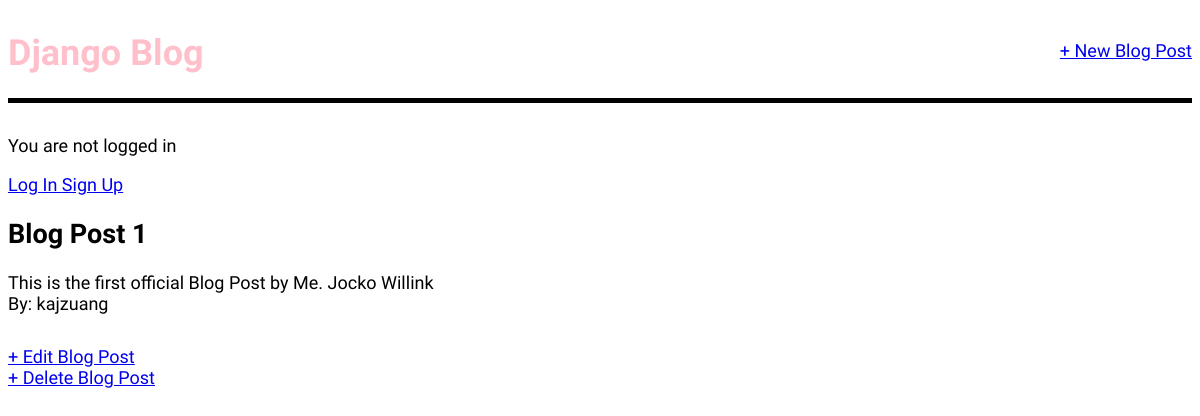
The page /post/6/ on the database as committed earlier.
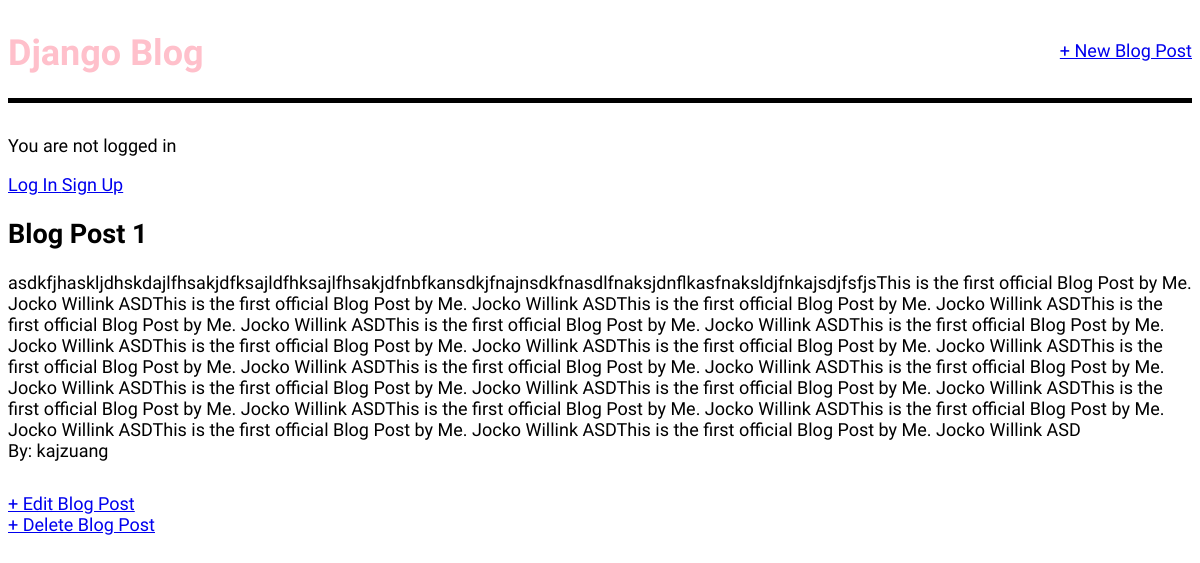
The same page on the database as committed later.
### blog/models.py (models this page shows, shortened)
class Post(models.Model):
	title = models.CharField(max_length=256)
	author = models.ForeignKey(
		'auth.User',
		on_delete=models.CASCADE,
		)
	body = models.TextField()

### blog/views.py (the view)
# urls.py: path('post/<int:pk>/', BlogDetailView.as_view(), name='post_detail'),
class BlogDetailView(DetailView):
	model = Post
	template_name = "post_detail.html"

### blog/templates/post_detail.html
{% extends 'base.html' %}
{% block content %}
	<div class = "post-entry">
		<h2> {{post.title}} </h2>
		<p> {{post.body}} </p>
		<p> By: {{post.author}} </p>
	</div>
	<div class = "post-edit">
		<a href ="{% url 'post_edit' post.pk %} "> + Edit Blog Post </a>
	</div>
	<div class = "post-delete">
		<a href = "{% url 'post_delete' post.pk %}"> + Delete Blog Post </a>
	</div>
{% endblock content %}

Rows that differ between the two databases and show on the page:
changed Post "Blog Post 1": body "This is the first official Blog Post by Me. Jocko Willink" → "asdkfjhaskljdhskdajlfhsakjdfksajldfhksajlfhsakjdfnbfkansdkjfnajnsdkfnasdlfnaksjdnflkasfnaksldjfnkajsdjfsfjsThis is the first official Blog Post by Me. Jocko Willink ASDThis is the first official Blog Post by Me. Jocko Willink ASDThis is the first official Blog Post by Me. Jocko Willink ASDThis is the first official Blog Post by Me. Jocko Willink ASDThis is the first official Blog Post by Me. Jocko Willink ASDThis is the first official Blog Post by Me. Jocko Willink ASDThis is the first official Blog Post by Me. Jocko Willink ASDThis is the first official Blog Post by Me. Jocko Willink ASDThis is the first official Blog Post by Me. Jocko Willink ASDThis is the first official Blog Post by Me.…"
